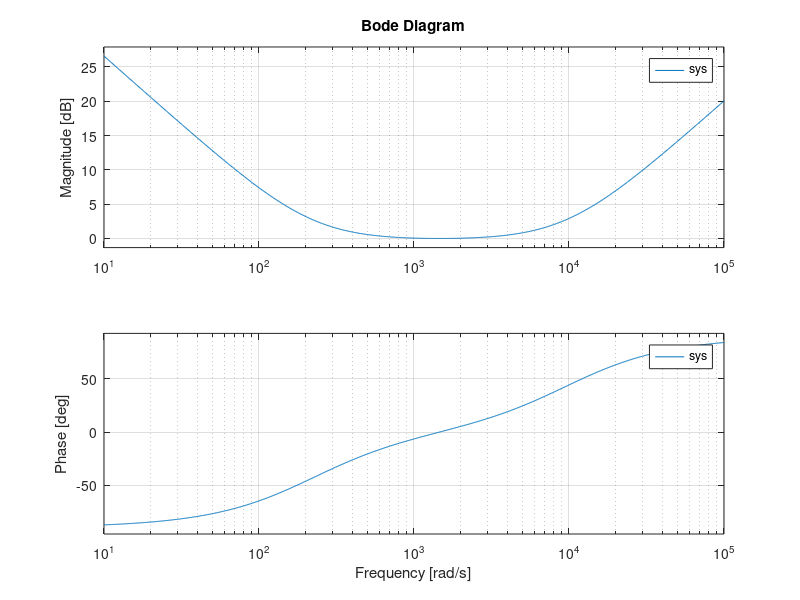

Write the MATLAB code that produced this figure.
close all;
clc;
resistance= 10000; %Ohms
capacitance= 470 *10^-9; %Farad
inductance= 1; %Henry
%for band pass filter:
den=[resistance*capacitance 0];
num=[inductance*capacitance resistance*capacitance 1];
sys=tf(num,den);
sys
bode(sys);
